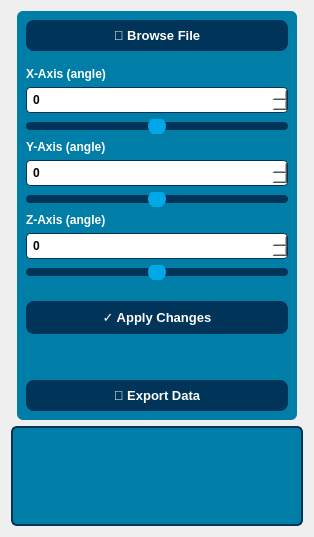
         <widget class="QWidget" name="tab">
          <attribute name="title">
           <string> Import mesh </string>
          </attribute>
          <layout class="QGridLayout" name="gridLayout_2">
           <item row="0" column="1">
            <widget class="QFrame" name="frame_6">
             <property name="sizePolicy">
              <sizepolicy hsizetype="Expanding" vsizetype="Expanding">
               <horstretch>0</horstretch>
               <verstretch>0</verstretch>
              </sizepolicy>
             </property>
             <property name="minimumSize">
              <size>
               <width>280</width>
               <height>0</height>
              </size>
             </property>
             <property name="maximumSize">
              <size>
               <width>320</width>
               <height>16777215</height>
              </size>
             </property>
             <property name="styleSheet">
              <string notr="true">background-color: #007ea7;
border-radius: 6px;</string>
             </property>
             <property name="frameShape">
              <enum>QFrame::StyledPanel</enum>
             </property>
             <property name="frameShadow">
              <enum>QFrame::Raised</enum>
             </property>
             <layout class="QVBoxLayout" name="verticalLayout_2">
              <item>
               <widget class="QPushButton" name="btn_import">
                <property name="styleSheet">
                 <string notr="true">QPushButton {
    background-color: #003459;
    color: #ffffff;
    border: none;
    border-radius: 8px;
    padding: 8px 18px;
    font-size: 13px;
    font-weight: bold;
}
QPushButton:hover {
    background-color: #00a8e8;
}
QPushButton:pressed {
    background-color: #00263a;
}</string>
                </property>
                <property name="text">
                 <string>📁 Browse File</string>
                </property>
               </widget>
              </item>
              <item>
               <spacer name="verticalSpacer">
                <property name="orientation">
                 <enum>Qt::Vertical</enum>
                </property>
                <property name="sizeHint" stdset="0">
                 <size>
                  <width>20</width>
                  <height>10</height>
                 </size>
                </property>
               </spacer>
              </item>
              <item>
               <widget class="QLabel" name="label_x">
                <property name="styleSheet">
                 <string>color: #ffffff; font-weight: bold; font-size: 12px;</string>
                </property>
                <property name="text">
                 <string>X-Axis (angle)</string>
                </property>
               </widget>
              </item>
              <item>
               <widget class="QSpinBox" name="spinBox_X">
                <property name="styleSheet">
                 <string>QSpinBox {
    background-color: #ffffff;
    color: #000000;
    border: 1px solid #003459;
    border-radius: 4px;
    padding: 4px;
    font-weight: bold;
}</string>
                </property>
                <property name="minimum">
                 <number>-360</number>
                </property>
                <property name="maximum">
                 <number>360</number>
                </property>
                <property name="singleStep">
                 <number>1</number>
                </property>
               </widget>
              </item>
              <item>
               <widget class="QSlider" name="slider_X">
                <property name="styleSheet">
                 <string>QSlider::groove:horizontal {
    background: #003459;
    height: 8px;
    border-radius: 4px;
}
QSlider::handle:horizontal {
    background: #00a8e8;
    width: 18px;
    margin: -5px 0;
    border-radius: 9px;
}</string>
                </property>
                <property name="minimum">
                 <number>-360</number>
                </property>
                <property name="maximum">
                 <number>360</number>
                </property>
                <property name="orientation">
                 <enum>Qt::Horizontal</enum>
                </property>
               </widget>
              </item>
              <item>
               <widget class="QLabel" name="label_y">
                <property name="styleSheet">
                 <string>color: #ffffff; font-weight: bold; font-size: 12px;</string>
                </property>
                <property name="text">
                 <string>Y-Axis (angle)</string>
                </property>
               </widget>
              </item>
              <item>
               <widget class="QSpinBox" name="spinBox_Y">
                <property name="styleSheet">
                 <string>QSpinBox {
    background-color: #ffffff;
    color: #000000;
    border: 1px solid #003459;
    border-radius: 4px;
    padding: 4px;
    font-weight: bold;
}</string>
                </property>
                <property name="minimum">
                 <number>-360</number>
                </property>
                <property name="maximum">
                 <number>360</number>
                </property>
                <property name="singleStep">
                 <number>1</number>
                </property>
               </widget>
              </item>
              <item>
               <widget class="QSlider" name="slider_Y">
                <property name="styleSheet">
                 <string>QSlider::groove:horizontal {
    background: #003459;
    height: 8px;
    border-radius: 4px;
}
QSlider::handle:horizontal {
    background: #00a8e8;
    width: 18px;
    margin: -5px 0;
    border-radius: 9px;
}</string>
                </property>
                <property name="minimum">
                 <number>-360</number>
                </property>
                <property name="maximum">
                 <number>360</number>
                </property>
                <property name="orientation">
                 <enum>Qt::Horizontal</enum>
                </property>
               </widget>
              </item>
              <item>
               <widget class="QLabel" name="label_z">
                <property name="styleSheet">
                 <string>color: #ffffff; font-weight: bold; font-size: 12px;</string>
                </property>
                <property name="text">
                 <string>Z-Axis (angle)</string>
                </property>
               </widget>
              </item>
              <item>
               <widget class="QSpinBox" name="spinBox_Z">
                <property name="styleSheet">
                 <string>QSpinBox {
    background-color: #ffffff;
    color: #000000;
    border: 1px solid #003459;
    border-radius: 4px;
    padding: 4px;
    font-weight: bold;
}</string>
                </property>
                <property name="minimum">
                 <number>-360</number>
                </property>
                <property name="maximum">
                 <number>360</number>
                </property>
                <property name="singleStep">
                 <number>1</number>
                </property>
               </widget>
              </item>
              <item>
               <widget class="QSlider" name="slider_Z">
                <property name="styleSheet">
                 <string>QSlider::groove:horizontal {
    background: #003459;
    height: 8px;
    border-radius: 4px;
}
QSlider::handle:horizontal {
    background: #00a8e8;
    width: 18px;
    margin: -5px 0;
    border-radius: 9px;
}</string>
                </property>
                <property name="minimum">
                 <number>-360</number>
                </property>
                <property name="maximum">
                 <number>360</number>
                </property>
                <property name="orientation">
                 <enum>Qt::Horizontal</enum>
                </property>
               </widget>
              </item>
              <item>
               <spacer name="verticalSpacer_1">
                <property name="orientation">
                 <enum>Qt::Vertical</enum>
                </property>
                <property name="sizeHint" stdset="0">
                 <size>
                  <width>20</width>
                  <height>15</height>
                 </size>
                </property>
               </spacer>
              </item>
              <item>
               <widget class="QPushButton" name="pushButton">
                <property name="styleSheet">
                 <string notr="true">QPushButton {
    background-color: #003459;
    color: #ffffff;
    border: none;
    border-radius: 8px;
    padding: 8px 18px;
    font-size: 13px;
    font-weight: bold;
}
QPushButton:hover {
    background-color: #00a8e8;
}
QPushButton:pressed {
    background-color: #00263a;
}</string>
                </property>
                <property name="text">
                 <string>✓ Apply Changes</string>
                </property>
               </widget>
              </item>
              <item>
               <spacer name="verticalSpacer_2">
                <property name="orientation">
                 <enum>Qt::Vertical</enum>
                </property>
                <property name="sizeHint" stdset="0">
                 <size>
                  <width>20</width>
                  <height>40</height>
                 </size>
                </property>
               </spacer>
              </item>
              <item>
               <widget class="QPushButton" name="btn_export">
                <property name="styleSheet">
                 <string notr="true">QPushButton {
    background-color: #003459;
    color: #ffffff;
    border: none;
    border-radius: 8px;
    padding: 8px 18px;
    font-size: 13px;
    font-weight: bold;
}
QPushButton:hover {
    background-color: #00a8e8;
}
QPushButton:pressed {
    background-color: #00263a;
}</string>
                </property>
                <property name="text">
                 <string>💾 Export Data</string>
                </property>
               </widget>
              </item>
             </layout>
            </widget>
           </item>
           <item row="1" column="0" colspan="3">
            <widget class="QFrame" name="frame_console">
             <property name="minimumSize">
              <size>
               <width>0</width>
               <height>100</height>
              </size>
             </property>
             <property name="maximumSize">
              <size>
               <width>16777215</width>
               <height>100</height>
              </size>
             </property>
             <property name="styleSheet">
              <string notr="true">QFrame {
    background-color: #007ea7;
    border: 2px solid #003459;
    border-radius: 6px;
}
QTextEdit, QPlainTextEdit {
    background-color: #007ea7;
    color: white;
    font-family: &quot;Courier New&quot;, monospace;
    font-size: 16px;
    border: none;
}</string>
             </property>
             <property name="frameShape">
              <enum>QFrame::StyledPanel</enum>
             </property>
             <property name="frameShadow">
              <enum>QFrame::Raised</enum>
             </property>
            </widget>
           </item>
           <item row="0" column="0">
            <widget class="QFrame" name="frame_view">
             <property name="sizePolicy">
              <sizepolicy hsizetype="Expanding" vsizetype="Preferred">
               <horstretch>0</horstretch>
               <verstretch>0</verstretch>
              </sizepolicy>
             </property>
             <property name="styleSheet">
              <string notr="true">border: 1px solid #ffffff;
background-color:#005a87;</string>
             </property>
             <property name="frameShape">
              <enum>QFrame::StyledPanel</enum>
             </property>
             <property name="frameShadow">
              <enum>QFrame::Raised</enum>
             </property>
            </widget>
           </item>
          </layout>
         </widget>
